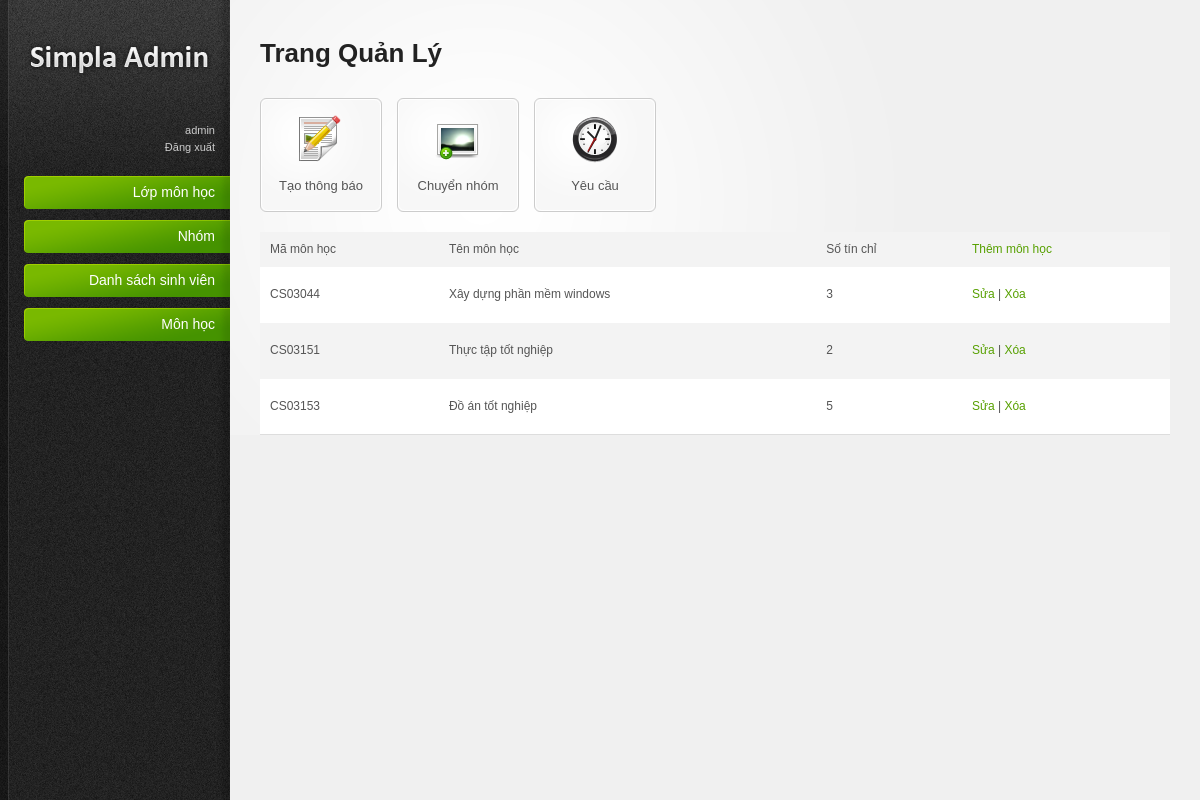
/admin/index.php?quanly=ds_monhoc (signed in), run on the app's committed database.
### tables this page shows
CREATE TABLE IF NOT EXISTS `monhoc` (
  `id_monhoc` varchar(10) NOT NULL,
  `ten_monhoc` varchar(50) NOT NULL,
  `sotinchi` int(11) NOT NULL,
  PRIMARY KEY (`id_monhoc`),
  UNIQUE KEY `ten_monhoc` (`ten_monhoc`)
);

### admin/subpage/ds_monhoc.php (the view)
<?php
if($_SESSION['id_gv']=='admin')
{
?>
<table border="1">
    <tr>
        <td>Mã môn học</td>
        <td>Tên môn học </td>
        <td>Số tín chỉ</td>
        <td><a href="index.php?quanly=them_monhoc">Thêm môn học</td>
    </tr>
    <?php
        $tam = $obj->query("SELECT * from monhoc");
        $data = $tam->fetchAll();
        foreach ($data as $key => $value) {
    ?>
    <tr>
        <td><ul><?php echo $value['id_monhoc']?></ul></td>
        <td><ul><?php echo $value['ten_monhoc'] ?></ul></td>
        <td><ul><?php echo $value['sotinchi'] ?></ul></td>
        <td><ul><a href="index.php?quanly=sua_monhoc&id_monhoc=<?php echo $value['id_monhoc']?>">Sửa </a>| <a onclick="return window.confirm('Bạn muốn xóa không');" href="index.php?quanly=xoa_monhoc&id_monhoc=<?php echo $value['id_monhoc']?>"> Xóa</a></ul></td>
    <?php
    }
    ?>
    </tr>
</table>
<?php
}else{
 ?>
 <div class="clear"></div>
<p><h3>Bạn không có quyền truy cập</h3></p>
<?php
}
 ?>

### admin/resources/css/style.css (style rules this page uses)
html { font-size: 100%; height: 100%; margin-bottom: 1px; }
body { font-family: Arial, Helvetica, sans-serif; color: #555; background: #f0f0f0 url('../images/bg-body.gif') top left repeat-y; font-size: 12px; }
a { color: #57a000; text-decoration: none; }
#main-content ul, #main-content ol { padding: 10px 0; }
#main-content table { width: 100%; border-collapse: collapse; }
#main-content tbody tr { background: #fff; }
#main-content tbody tr.alt-row { background: #f3f3f3; }
#main-content table td, #main-content table th { padding: 10px; line-height: 1.3em; }

### data on the page
monhoc: id_monhoc "CS03044", ten_monhoc "Xây dựng phần mềm windows", sotinchi "3"
monhoc: id_monhoc "CS03151", ten_monhoc "Thực tập tốt nghiệp", sotinchi "2"
monhoc: id_monhoc "CS03153", ten_monhoc "Đồ án tốt nghiệp", sotinchi "5"

### other printed values
$_SESSION['admin'] "admin"
